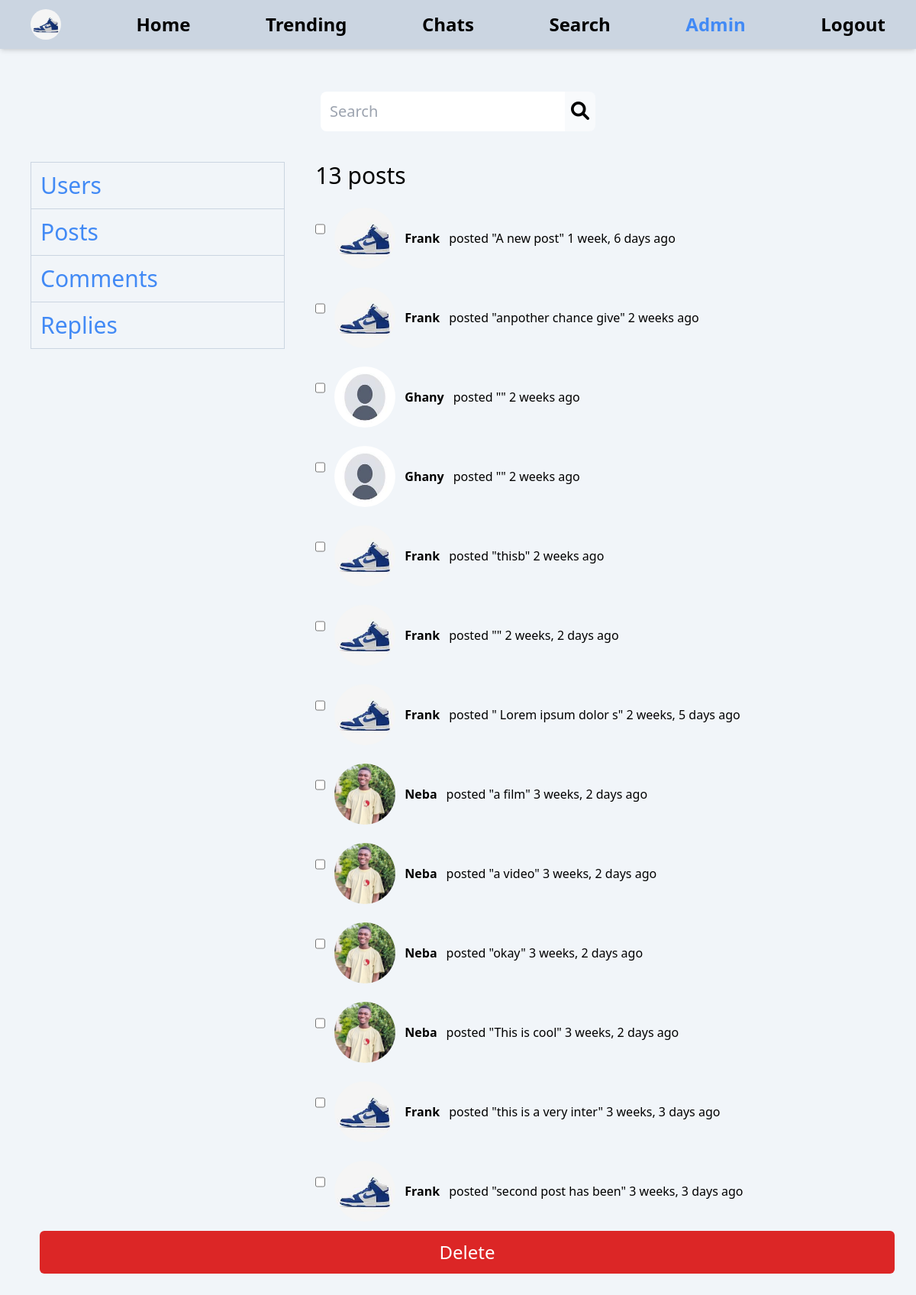
/adminpanel/posts (signed in), run on the app's committed database.
### authenticate/models.py (models this page shows)
class User(AbstractUser):
    username = models.CharField(max_length=250, unique=True)
    email = models.EmailField(null=True, unique=True)
    image = models.ImageField(default = 'images/profiles/profile.jpeg', upload_to='images/profiles')
    code = models.PositiveIntegerField(null=True)
    bio = models.TextField(default=None, null=True)
    blocked = models.BooleanField(default = False)
    USERNAME_FIELD = 'email'
    REQUIRED_FIELDS=[]

### posts/models.py (models this page shows, shortened)
class Post(models.Model):
    user = models.ForeignKey(User, on_delete=models.CASCADE, null=True)
    text = models.TextField(null=True)
    like = models.PositiveIntegerField(default = 0)
    comment = models.PositiveBigIntegerField(default=0)
    images = models.ManyToManyField(Image)
    video = models.FileField(upload_to='videos', null=True, blank=True, default=None)
    created = models.DateTimeField(auto_now_add=True)
    class Meta:
        ordering = ['-created']

### adminpanel/views.py (the view)
# urls.py: path('posts', views.sitePosts, name='adminposts'),
@login_required(login_url='login')
def sitePosts(request):
    q = request.GET.get('q','')
    posts = Post.objects.filter(Q(text__contains = q)|
                                      Q(user__username__contains = q))
    page = 'admin'
    for post in posts:
        post.text = post.text[:20]
    if request.method == 'POST':
        delete = request.POST.getlist('post')
        for id in delete:
            post = Post.objects.get(id = id)
            post.delete()
        return redirect('adminposts')
    context = {'posts':posts, 'page':page,'q':q}
    return render(request, 'adminpanel/posts.html', context)

### adminpanel/templates/adminpanel/posts.html (shortened to what this page needs)
<!DOCTYPE html>
<html lang="en">
<head>
    {% include 'tailwind.html' %}
    <link rel="stylesheet" href="https://cdnjs.cloudflare.com/ajax/libs/font-awesome/6.0.0/css/all.min.css">
  </head>
  <body class="bg-slate-100 flex flex-col p-10 ">
    {% include 'navbar.html' %}
    <form action="" class="flex grow self-center mt-20">
        <input
          type="text"
          name="q"
          id="q"
          value="{{q}}"
          placeholder="Search"
          class="p-3 rounded-l-lg outline-none text-xl"
          required
        />
        <button type="submit" class="px-2 rounded-r-lg bg-slate-50">
          <i class="fa-solid fa-magnifying-glass right-0 text-2xl"></i>
        </button>
      </form>
    <form class="flex flex-col mt-10" method="post">
        <div class="w-full flex" id="options">
            <div class=" hidden md:block w-1/3 pr-10">
                {% include 'adminpanel/data.html' %}
            </div>
        <div class="w-2/3" id="options">
            <h3 class="text-3xl font-medium">{{posts.count}} posts</h3>
            {% for post in posts %}
        <div class="flex gap-3 space-y-6">
            <input type="checkbox" name="post" value="{{post.id}}">
            <label for="post">
                <a href="{% url 'post' post.id %}" class="flex items-center  gap-3">
                    <img
                  src="{{post.user.image.url}}"
                  alt="{{post.user.username|capfirst}}"
                  class="w-20 h-20 rounded-full"
                />
                <strong>
                    {{post.user.username|capfirst}}
                </strong>
                <p>posted "{{post.text}}" {{post.created|timesince}} ago </p>
            </a>
            </label>
        </div>
        {% endfor %}
        </div>
        </div>
        <button type="submit" class="w-full bg-red-600 py-3 text-2xl text-white m-3 rounded-md" id="submit">Delete</button>
    </form>
    {% load static %}
</body>
</html>

### templates/tailwind.html
{% load static %}
<link rel="stylesheet" href="{% static 'css/src/output.css' %}">
<link rel="stylesheet" href="{% static 'css/style.css' %}">

### templates/navbar.html (shortened to what this page needs)
<nav class="w-full fixed shadow-md top-0 left-0 p-3 bg-slate-300 z-50 flex justify-between items-center md:px-10 text-2xl">
    <a href="{% url 'profile' request.user.id %}">
        <img src="{{request.user.image.url}}" alt="{{request.user.username}}" class="w-10 h-10 rounded-full ">
    </a> <a href="{% url 'posts' %}" class="link" data-url-name="home">
            <span class="hidden md:block font-bold">Home</span>
        </a>
        <a href="{% url 'trending' %}" class="link" data-url-name="trending">
            <span class="hidden md:block font-bold">Trending</span>
        </a>
        <a href="{% url 'chats' %}" class="link" data-url-name="chats">
            <span class="hidden md:block font-bold">Chats</span>
        </a>
        <a href="{% url 'search_posts' ' ' %}" class="link" data-url-name="search">
            <span class="hidden md:block font-bold">Search</span>
        </a>
        {% if request.user.is_staff %}
        <a href="{% url 'database' %}" class="link" data-url-name="admin">
            <span class="hidden md:block font-bold">Admin</span>
        </a>
        {% endif %}
        <a href="{% url 'logout' %}" class="link"  data-url-name="menu">
            <span class="hidden md:block font-bold">Logout</span>
        </a>
</nav>
{% load static %}

### adminpanel/templates/adminpanel/data.html
<table class="table-fixed  text-3xl font-medium text-primary border border-slate-300 w-full">
    <tbody>
        <tr>
            <td class="p-3 border border-slate-300">
                <a href="{%  url 'users' %}">Users</a>
            </td>
        </tr>
        <tr>
            <td class="p-3 border border-slate-300">
                <a href="{% url 'adminposts' %}">Posts</a>
            </td>
        </tr>
        <tr>
            <td class="p-3 border border-slate-300">
                <a href="{% url 'admincomments' %}">Comments</a>
            </td>
        </tr>
        <tr>
            <td class="p-3 border border-slate-300">
                <a href="{% url 'adminreplies' %}">Replies</a>
            </td>
        </tr>
    </tbody>
</table>

### data on the page
User: user.image (picture)
Post: user.image (picture), user.username "Frank", text "A new post", created "1 week, 6 days"
Post: user.image (picture), user.username "Frank", text "anpother chance give", created "2 weeks"
Post: user.image (placeholder picture), user.username "Ghany", created "2 weeks"
Post: user.image (placeholder picture), user.username "Ghany", created "2 weeks"
Post: user.image (picture), user.username "Frank", text "thisb", created "2 weeks"
Post: user.image (picture), user.username "Frank", created "2 weeks, 2 days"
Post: user.image (picture), user.username "Frank", text "Lorem ipsum dolor s", created "2 weeks, 5 days"
Post: user.image (picture), user.username "Neba", text "a film", created "3 weeks, 2 days"
Post: user.image (picture), user.username "Neba", text "a video", created "3 weeks, 2 days"
Post: user.image (picture), user.username "Neba", text "okay", created "3 weeks, 2 days"
Post: user.image (picture), user.username "Neba", text "This is cool", created "3 weeks, 2 days"
Post: user.image (picture), user.username "Frank", text "this is a very inter", created "3 weeks, 3 days"
Post: user.image (picture), user.username "Frank", text "second post has been", created "3 weeks, 3 days"

### other printed values
{{ posts.count }} "13"
